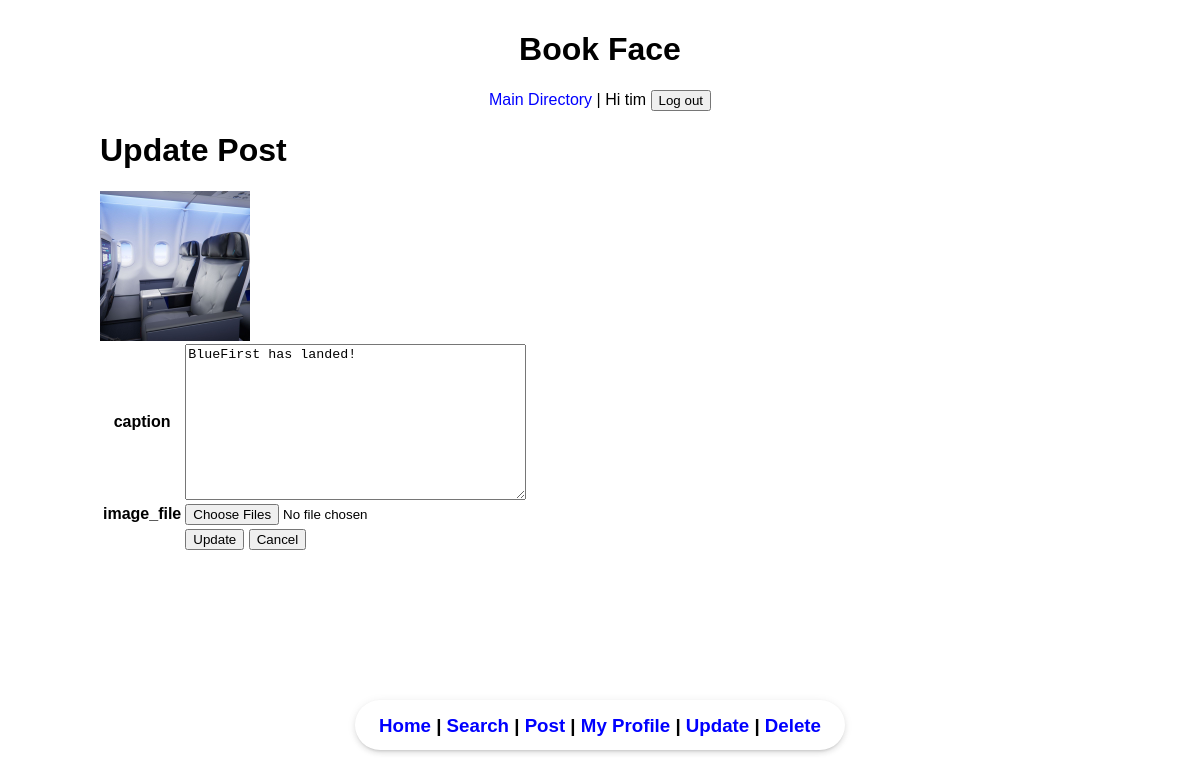
/mini_insta/post/15/update (signed in), run on the app's committed database.
### mini_insta/models.py (models this page shows, shortened)
class Photo(models.Model):
    post = models.ForeignKey("Post", on_delete=models.CASCADE)
    image_url = models.URLField(blank=True)
    image_file = models.ImageField(blank=True)
    timestamp = models.DateTimeField(auto_now=True)
    def get_image_url(self):
        if self.image_file:
            return self.image_file.url
        return self.image_url

class Post(models.Model):
    profile = models.ForeignKey("Profile", on_delete=models.CASCADE)
    caption = models.TextField(blank=True)
    timestamp = models.DateTimeField(auto_now=True)
    def get_all_photos(self):
        photos = Photo.objects.filter(post=self)
        return photos

### mini_insta/views.py (the view, shortened to what this page needs)
# urls.py: path('post/<int:pk>/update', UpdatePostView.as_view(), name="update_post"),
class UpdatePostView(CustomLoginRequiredMixin, UpdateView):
    model = Post
    form_class = UpdatePostForm
    template_name = "mini_insta/update_post_form.html"
    def get_queryset(self):
        return Post.objects.filter(profile=self.get_profile())

### mini_insta/forms.py
class UpdatePostForm(forms.ModelForm):
    image_file = forms.ImageField(required=False)
    class Meta:
        model = Post
        fields = ['caption']

### mini_insta/views.py (called while the page is built)
    def get_profile(self):
        return Profile.objects.filter(user=self.request.user).first()

### mini_insta/templates/mini_insta/update_post_form.html (shortened to what this page needs)
{% extends 'mini_insta/base.html' %}
{% block content%}
<h1> Update Post </h1>
{% for photo in post.get_all_photos %}
    <img src="{{ photo.get_image_url }}" style="max-width: 150px;">
{% endfor %}
<form method = 'POST' enctype="multipart/form-data">
    <table>
        {% for field in form %}
        <tr>
        <th>{{field.name}}</th>
        {% if field.name == "image_file"%}
        <td>
            <input type="file" accept="image/*" multiple name="image_file">
        </td>
        {% else %}
        <td>{{field}}</td>
        {% endif %}
        </tr>
        {% endfor %}
        <tr>
        <td></td>
        <td>
            <input type='submit' name = 'Update' value= 'Update'>
                   <button type="button" onclick="location.href='{% url 'post' post.pk %}'">Cancel</button>
        </td>
    </tr>
    </table>
</form>
{%endblock%}

### mini_insta/templates/mini_insta/base.html (shortened to what this page needs)
{% load static %}
<html>
    <head>
        <link rel="stylesheet" href="{% static 'styles.css' %}">
    </head>
    <body>
        <header style="padding-top: 10px">
            <h1> Book Face</h1>
            <a href="{% url 'show_all_profiles' %}">Main Directory</a> |
            {% if request.user.is_authenticated %}
                Hi {{ request.user }}
                <form method="POST" action="{% url 'logout' %}" style="display:inline">
                    <button type="submit">Log out</button>
                </form>
            {% else %}
            <a href="{% url 'login' %}">Log in</a>
            {% endif %}
        </header>
        <main>
        {% block content %}
        {% endblock %}
        </main>
        <footer style="margin-top: auto; padding: 20px">
                        <div id="floatbar">
    <h3 style="margin-top:15px">
    {% if request.user.is_authenticated %}
        <a href="{% url 'show_feed' %}">Home</a>
        | <a href="{% url 'search' %}">Search</a>
        | <a href="{% url 'create_post' %}">Post</a>
        | <a href="{% url 'show_my_profile' %}">My Profile</a>
    {% endif %}
    {% block floatbar_links %}
    {% if post and request.user == post.profile.user %}
        | <a href="{% url 'update_post' post.pk %}">Update</a>
        | <a href="{% url 'delete_post' post.pk %}">Delete</a>
    {% endif %}
    {% endblock %}
</h3>
</div>
        </footer>
    </body>
</html>

### static/styles.css (style rules this page uses)
header { font-family: sans-serif; margin-left: auto; margin-right: auto; text-align: center; }
body { margin: 0 auto; padding: 0 16px; font-family: sans-serif; max-width: 1000px; min-height: 100vh; display: flex; flex-direction: column; }
img { max-height: 100vw; }
a, a:visited { color: blue; text-decoration: none; }
#floatbar { position: fixed; z-index: 9999; bottom: 50px; width: fit-content; padding: 0 24px; white-space: nowrap; height: 50px; background: white; left: 50%; transform: translateX(-50%); text-align: center; border-radius: 30px; box-shadow: 0px 3px 3px -2px rgba(0,0,0,0.14), 0px 3px 6px 0px rgba(0,0,0,0.09), 0px 1px 10px 0px rgba(0,0,0,0.07); }

### data on the page
Photo: get_image_url (picture)
Post: form "BlueFirst has landed!"

### other printed values
{{ request.user }} "tim"
{{ field.name }} "caption" "image_file"
